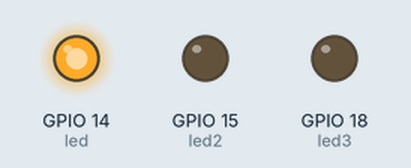
Bench run of a program on a simulated Raspberry Pi (BCM pin numbers). Shown: output pins drawn as LEDs (lit = HIGH).

Above: at 0.2 s.
At 0.7 s:
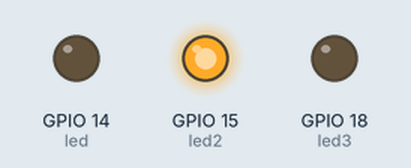
At 2.7 s:
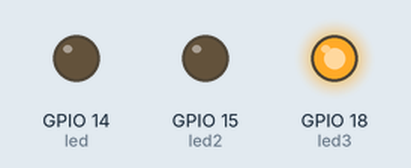
Timing chart, 0 to 3.5 s (numbered marks = the images above):
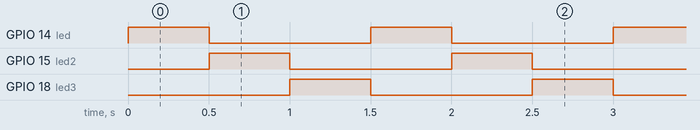

Measured:
- by itself, GPIO 14 (led), GPIO 15 (led2), GPIO 18 (led3): alternates HIGH for 0.50 s and LOW for 1.0 s
- by itself, everything shown: repeats every 1.5 s, in 3 steps

The program:

led01.py
```python
from gpiozero import LED
from time import sleep

led = LED(14)
led2 = LED(15)
led3 = LED(18)

while True:
   led.on()
   sleep(0.5)
   led.off()

   # 2번만 켜기
   led2.on()
   sleep(0.5)
   led2.off()

   #3번만 켜기
   led3.on()
   sleep(0.5)
   led3.off()
```
